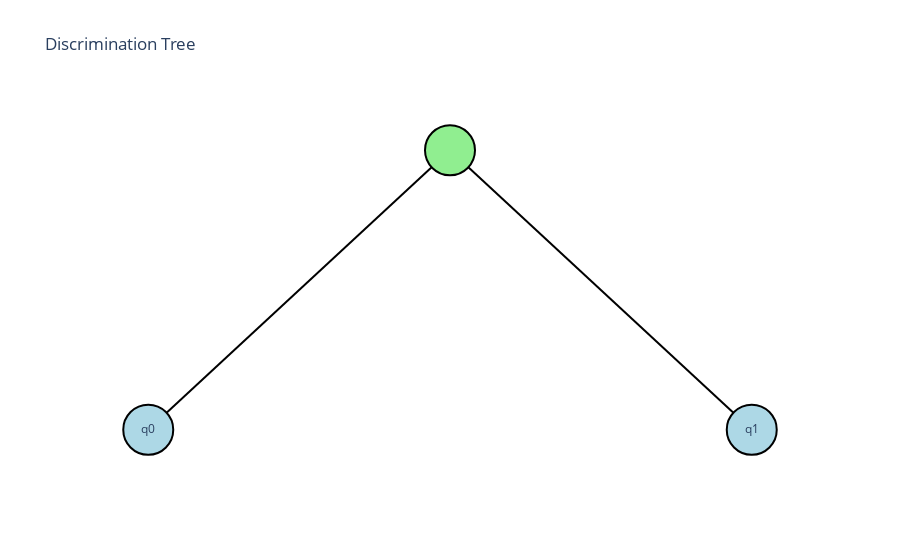
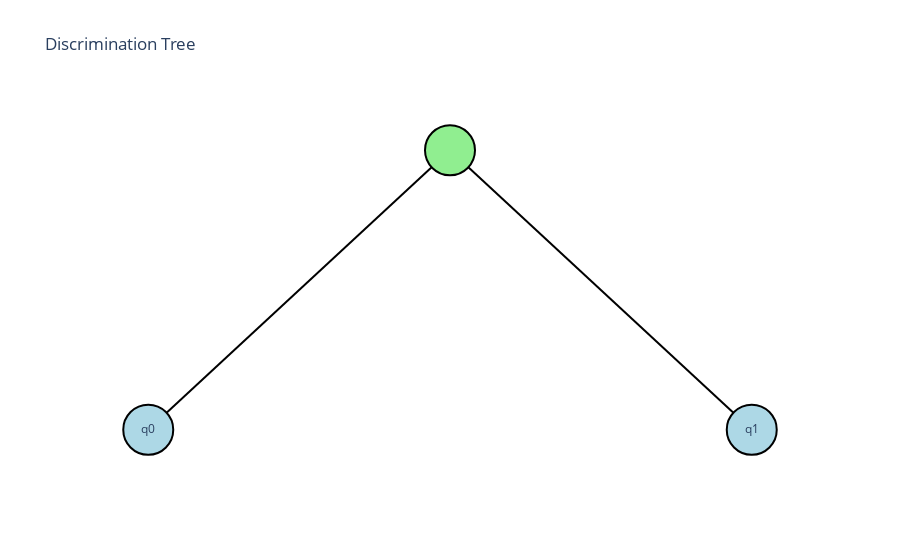
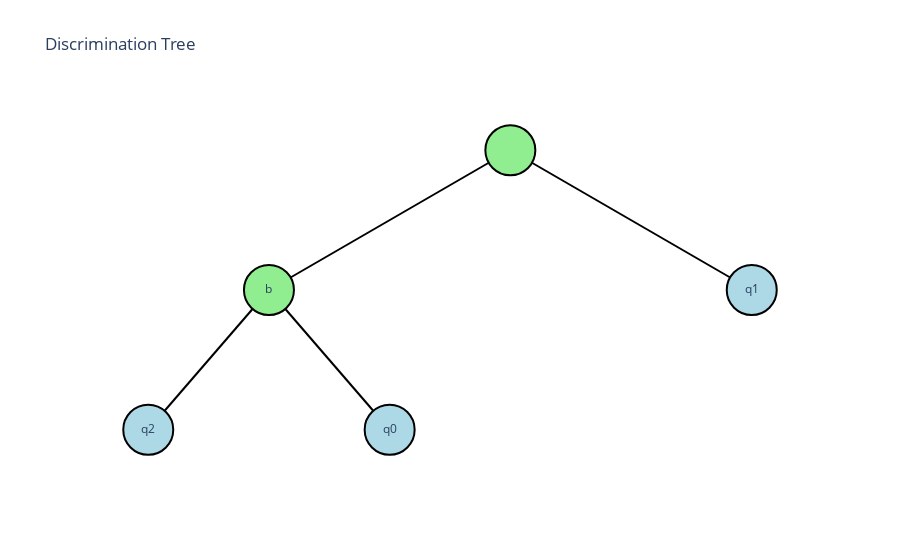
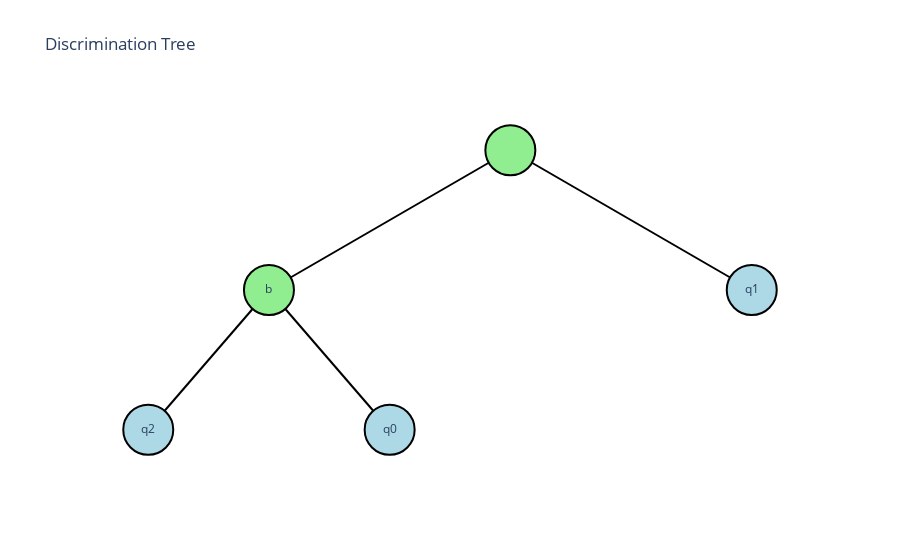

Notebook code for these charts, in order:
### Code cell
if __name__ == "__main__":
    alphabet = "ab"
    pattern = r"(a|b)*b"

    __builtins__.print(f"Learning language for regex: '{pattern}' over alphabet '{alphabet}'")

    teacher = PerfectTeacher(alphabet, pattern)
    ttt = TTTAlgorithm(teacher, alphabet)
    hypothesis, dtree = ttt.learn()

    display(Markdown("### Learned Hypothesis"))
    hypothesis.print_hypothesis()
    display(Markdown("### Final Discrimination Tree Visualization"))
    visualize_dtree(dtree)

    visualize_dfa(hypothesis, filename="learned_dfa")
    __builtins__.print("\nLearned DFA visualized as 'learned_dfa.png'")

    target_dfa = Regex.parse(pattern).to_nfa().determinise()
    target_dfa.visualize("target_dfa")
    __builtins__.print("Target DFA visualized as 'target_dfa.png'")

    is_equiv, _ = target_dfa.is_equivalent(hypothesis.to_dfa())
    display(Markdown(f"### Equivalence Check: {'Equivalent' if is_equiv else 'Not Equivalent'}"))

### Figure 1 — Plotly figure (JSON) as saved in the notebook; plotly's stock layout.template omitted (floating-point values rounded to 4 significant figures)
{"data": [{"hoverinfo": "none", "line": {"color": "black", "width": 2}, "mode": "lines", "type": "scatter", "x": [0, -0.5, null, 0, 0.5, null], "y": [0, -1, null, 0, -1, null]}, {"hoverinfo": "text", "marker": {"color": ["lightgreen", "lightblue", "lightblue"], "line": {"color": "black", "width": 2}, "size": 50}, "mode": "markers+text", "text": ["", "q0", "q1"], "textposition": "middle center", "type": "scatter", "x": [0, -0.5, 0.5], "y": [0, -1, -1]}], "layout": {"hovermode": "closest", "plot_bgcolor": "white", "showlegend": false, "title": {"text": "Discrimination Tree"}, "xaxis": {"visible": false}, "yaxis": {"visible": false}}}

### Figure 2 — Plotly figure (JSON) as saved in the notebook; plotly's stock layout.template omitted (floating-point values rounded to 4 significant figures)
{"data": [{"hoverinfo": "none", "line": {"color": "black", "width": 2}, "mode": "lines", "type": "scatter", "x": [0, -0.5, null, 0, 0.5, null], "y": [0, -1, null, 0, -1, null]}, {"hoverinfo": "text", "marker": {"color": ["lightgreen", "lightblue", "lightblue"], "line": {"color": "black", "width": 2}, "size": 50}, "mode": "markers+text", "text": ["", "q0", "q1"], "textposition": "middle center", "type": "scatter", "x": [0, -0.5, 0.5], "y": [0, -1, -1]}], "layout": {"hovermode": "closest", "plot_bgcolor": "white", "showlegend": false, "title": {"text": "Discrimination Tree"}, "xaxis": {"visible": false}, "yaxis": {"visible": false}}}

### Figure 3 — Plotly figure (JSON) as saved in the notebook; plotly's stock layout.template omitted (floating-point values rounded to 4 significant figures)
{"data": [{"hoverinfo": "none", "line": {"color": "black", "width": 2}, "mode": "lines", "type": "scatter", "x": [0, -0.5, null, -0.5, -0.75, null, -0.5, -0.25, null, 0, 0.5, null], "y": [0, -1, null, -1, -2, null, -1, -2, null, 0, -1, null]}, {"hoverinfo": "text", "marker": {"color": ["lightgreen", "lightgreen", "lightblue", "lightblue", "lightblue"], "line": {"color": "black", "width": 2}, "size": 50}, "mode": "markers+text", "text": ["", "b", "q2", "q0", "q1"], "textposition": "middle center", "type": "scatter", "x": [0, -0.5, -0.75, -0.25, 0.5], "y": [0, -1, -2, -2, -1]}], "layout": {"hovermode": "closest", "plot_bgcolor": "white", "showlegend": false, "title": {"text": "Discrimination Tree"}, "xaxis": {"visible": false}, "yaxis": {"visible": false}}}

### Figure 4 — Plotly figure (JSON) as saved in the notebook; plotly's stock layout.template omitted (floating-point values rounded to 4 significant figures)
{"data": [{"hoverinfo": "none", "line": {"color": "black", "width": 2}, "mode": "lines", "type": "scatter", "x": [0, -0.5, null, -0.5, -0.75, null, -0.5, -0.25, null, 0, 0.5, null], "y": [0, -1, null, -1, -2, null, -1, -2, null, 0, -1, null]}, {"hoverinfo": "text", "marker": {"color": ["lightgreen", "lightgreen", "lightblue", "lightblue", "lightblue"], "line": {"color": "black", "width": 2}, "size": 50}, "mode": "markers+text", "text": ["", "b", "q2", "q0", "q1"], "textposition": "middle center", "type": "scatter", "x": [0, -0.5, -0.75, -0.25, 0.5], "y": [0, -1, -2, -2, -1]}], "layout": {"hovermode": "closest", "plot_bgcolor": "white", "showlegend": false, "title": {"text": "Discrimination Tree"}, "xaxis": {"visible": false}, "yaxis": {"visible": false}}}
